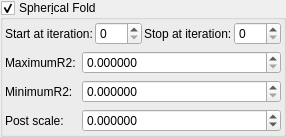
    <widget class="MyGroupBox" name="groupCheck_transf_function_enabledS_false">
     <property name="title">
      <string>Spher&amp;ical Fold</string>
     </property>
     <property name="checkable">
      <bool>true</bool>
     </property>
     <layout class="QVBoxLayout" name="verticalLayout_4">
      <property name="leftMargin">
       <number>2</number>
      </property>
      <property name="topMargin">
       <number>2</number>
      </property>
      <property name="rightMargin">
       <number>2</number>
      </property>
      <property name="bottomMargin">
       <number>2</number>
      </property>
      <item>
       <layout class="QGridLayout" name="gridLayout_66">
        <property name="spacing">
         <number>2</number>
        </property>
        <item row="0" column="1">
         <widget class="MySpinBox" name="spinboxInt_transf_start_iterations_S">
          <property name="sizePolicy">
           <sizepolicy hsizetype="Minimum" vsizetype="Maximum">
            <horstretch>0</horstretch>
            <verstretch>0</verstretch>
           </sizepolicy>
          </property>
          <property name="maximum">
           <number>999</number>
          </property>
         </widget>
        </item>
        <item row="0" column="3">
         <widget class="MySpinBox" name="spinboxInt_transf_stop_iterations_S">
          <property name="sizePolicy">
           <sizepolicy hsizetype="Minimum" vsizetype="Maximum">
            <horstretch>0</horstretch>
            <verstretch>0</verstretch>
           </sizepolicy>
          </property>
          <property name="maximum">
           <number>999</number>
          </property>
         </widget>
        </item>
        <item row="0" column="0">
         <widget class="QLabel" name="label_253">
          <property name="text">
           <string>Start at iteration:</string>
          </property>
         </widget>
        </item>
        <item row="0" column="2">
         <widget class="QLabel" name="label_252">
          <property name="text">
           <string>Stop at iteration:</string>
          </property>
         </widget>
        </item>
       </layout>
      </item>
      <item>
       <layout class="QGridLayout" name="gridLayout_4" columnstretch="0,1">
        <item row="0" column="1">
         <widget class="MyDoubleSpinBox" name="spinbox_transf_maxR2_1">
          <property name="sizePolicy">
           <sizepolicy hsizetype="Minimum" vsizetype="Maximum">
            <horstretch>0</horstretch>
            <verstretch>0</verstretch>
           </sizepolicy>
          </property>
          <property name="prefix">
           <string/>
          </property>
          <property name="suffix">
           <string/>
          </property>
          <property name="decimals">
           <number>6</number>
          </property>
          <property name="minimum">
           <double>0.000000000000000</double>
          </property>
          <property name="maximum">
           <double>99.989999999999995</double>
          </property>
          <property name="singleStep">
           <double>0.100000000000000</double>
          </property>
         </widget>
        </item>
        <item row="1" column="1">
         <widget class="MyDoubleSpinBox" name="spinbox_transf_minR2_p25">
          <property name="sizePolicy">
           <sizepolicy hsizetype="Minimum" vsizetype="Maximum">
            <horstretch>0</horstretch>
            <verstretch>0</verstretch>
           </sizepolicy>
          </property>
          <property name="prefix">
           <string/>
          </property>
          <property name="suffix">
           <string/>
          </property>
          <property name="decimals">
           <number>6</number>
          </property>
          <property name="minimum">
           <double>0.000000000000000</double>
          </property>
          <property name="maximum">
           <double>99.989999999999995</double>
          </property>
          <property name="singleStep">
           <double>0.100000000000000</double>
          </property>
         </widget>
        </item>
        <item row="0" column="0">
         <widget class="QLabel" name="label_21">
          <property name="text">
           <string>MaximumR2:</string>
          </property>
         </widget>
        </item>
        <item row="1" column="0">
         <widget class="QLabel" name="label_22">
          <property name="text">
           <string>MinimumR2:</string>
          </property>
         </widget>
        </item>
        <item row="2" column="0">
         <widget class="QLabel" name="label_19">
          <property name="text">
           <string>Post scale:</string>
          </property>
         </widget>
        </item>
        <item row="2" column="1">
         <widget class="MyDoubleSpinBox" name="spinbox_transf_scale_08">
          <property name="sizePolicy">
           <sizepolicy hsizetype="Minimum" vsizetype="Maximum">
            <horstretch>0</horstretch>
            <verstretch>0</verstretch>
           </sizepolicy>
          </property>
          <property name="prefix">
           <string/>
          </property>
          <property name="suffix">
           <string/>
          </property>
          <property name="decimals">
           <number>6</number>
          </property>
          <property name="minimum">
           <double>-99.989999999999995</double>
          </property>
          <property name="maximum">
           <double>99.989999999999995</double>
          </property>
          <property name="singleStep">
           <double>0.100000000000000</double>
          </property>
         </widget>
        </item>
       </layout>
      </item>
     </layout>
    </widget>
